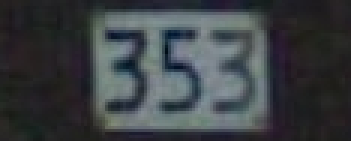
#> input picture python/Opencv/images/000268_label353.png, 117 x 47 px (shown 3 times larger)
$ python Street_nums_detection.py
#> lines starting #> are read from the running program, lines starting #| are printed output that depends on the picture; after the words box and inside, x2 and y2 are one past the last pixel; in counts of white or black regions, pixels touching at a corner belong together
import cv2

img=cv2.imread('images/000268_label353.png')
#> img is the input picture: shape (47, 117, 3); mean B, G, R 67.5, 64.3, 59.9
# img=cv2.imread('images/000995_label74.png')
# img=cv2.imread('images/001928_label38.png')
# 灰度
img=cv2.cvtColor(img,cv2.COLOR_BGR2GRAY)
#> img: shape (47, 117)
# canny
img=cv2.Canny(img,100,200)
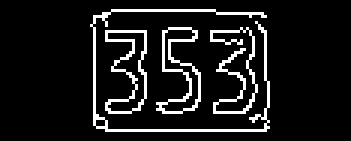
#> img: shape (47, 117) (shown 3 times larger); 10% white in thin lines or dots, all inside (x1, y1, x2, y2) = (30, 3, 90, 44)

cv2.imshow('1',img)
cv2.waitKey(0)

$ run again, with python/Opencv/images/000995_label74.png copied over python/Opencv/images/000268_label353.png
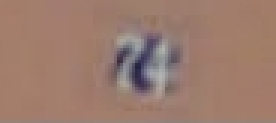
#> input picture python/Opencv/images/000995_label74.png, 92 x 41 px (shown 3 times larger)
#> img is the input picture: shape (41, 92, 3); mean B, G, R 110.1, 123.6, 155.9
#> `img=cv2.cvtColor(img,cv2.COLOR_BGR2GRAY)`:
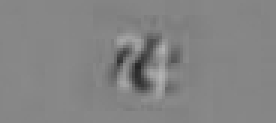
#> img: shape (41, 92) (shown 3 times larger); min 38, max 180, mean 131.7
#> `img=cv2.Canny(img,100,200)`:
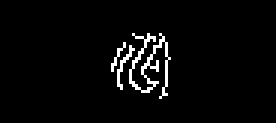
#> img: shape (41, 92) (shown 3 times larger); 3.3% white in thin lines or dots, all inside (x1, y1, x2, y2) = (37, 11, 57, 33)

$ run again, with python/Opencv/images/001928_label38.png copied over python/Opencv/images/000268_label353.png
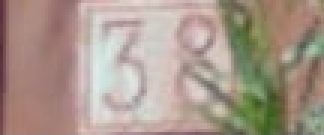
#> input picture python/Opencv/images/001928_label38.png, 108 x 45 px (shown 3 times larger)
#> img is the input picture: shape (45, 108, 3); mean B, G, R 139.6, 151.9, 168.5
#> `img=cv2.cvtColor(img,cv2.COLOR_BGR2GRAY)`:
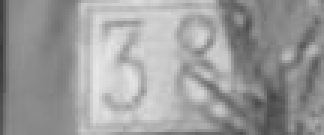
#> img: shape (45, 108) (shown 3 times larger); min 57, max 232, mean 155.5
#> `img=cv2.Canny(img,100,200)`:
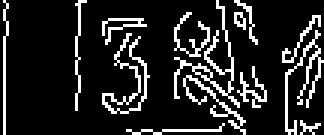
#> img: shape (45, 108) (shown 3 times larger); 14.5% white in thin lines or dots

$ run again, with python/Opencv/images/001364_label2.png copied over python/Opencv/images/000268_label353.png
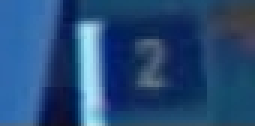
#> input picture python/Opencv/images/001364_label2.png, 85 x 42 px (shown 3 times larger)
#> img is the input picture: shape (42, 85, 3); mean B, G, R 120, 75.9, 38.7
#> `img=cv2.cvtColor(img,cv2.COLOR_BGR2GRAY)`:
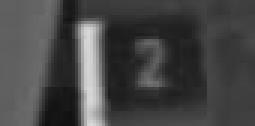
#> img: shape (42, 85) (shown 3 times larger); min 16, max 217, mean 69.7
#> `img=cv2.Canny(img,100,200)`:
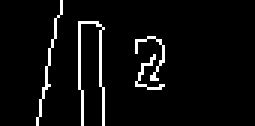
#> img: shape (42, 85) (shown 3 times larger); 4.9% white in thin lines or dots, all inside (x1, y1, x2, y2) = (12, 0, 55, 42)
